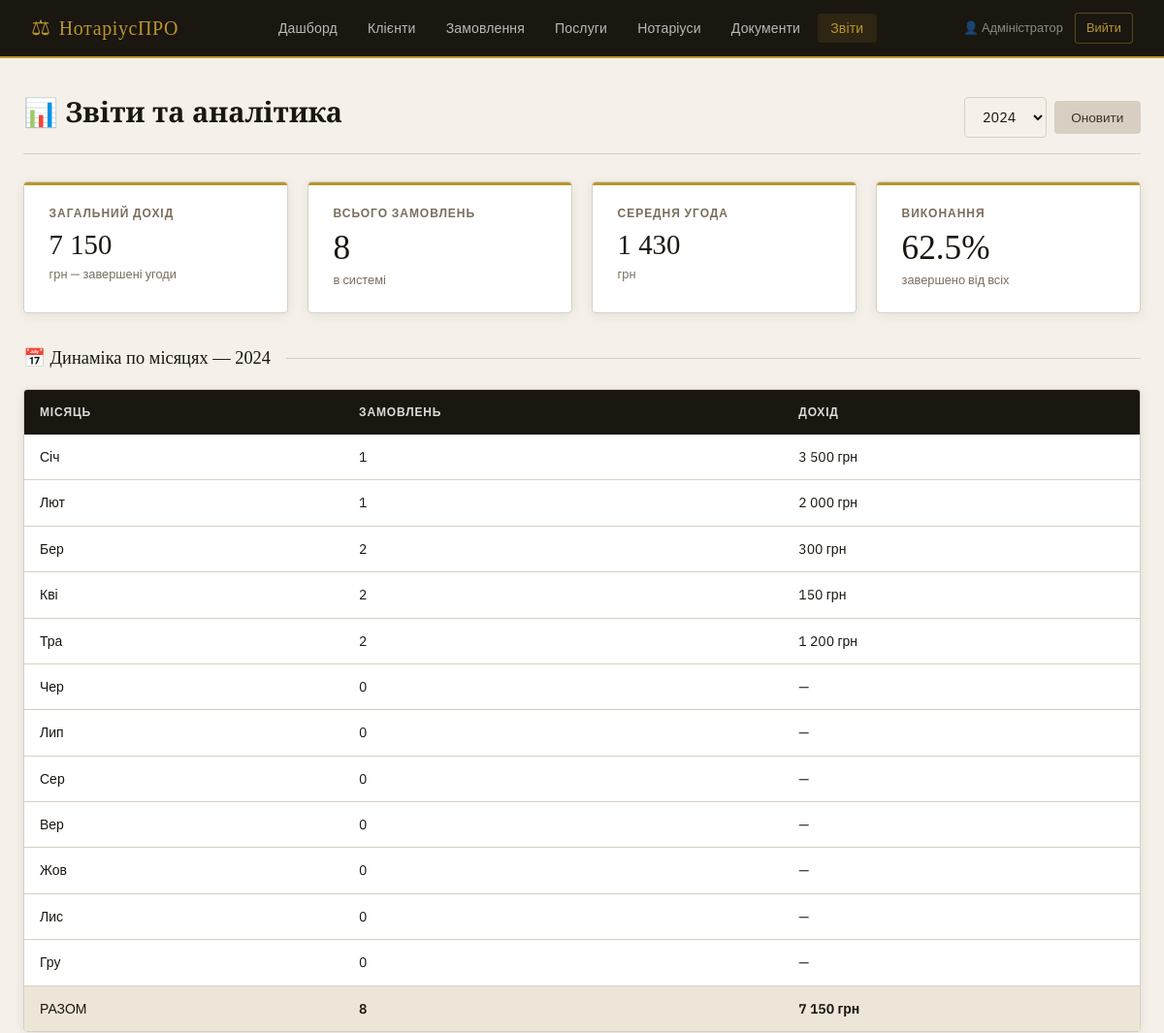
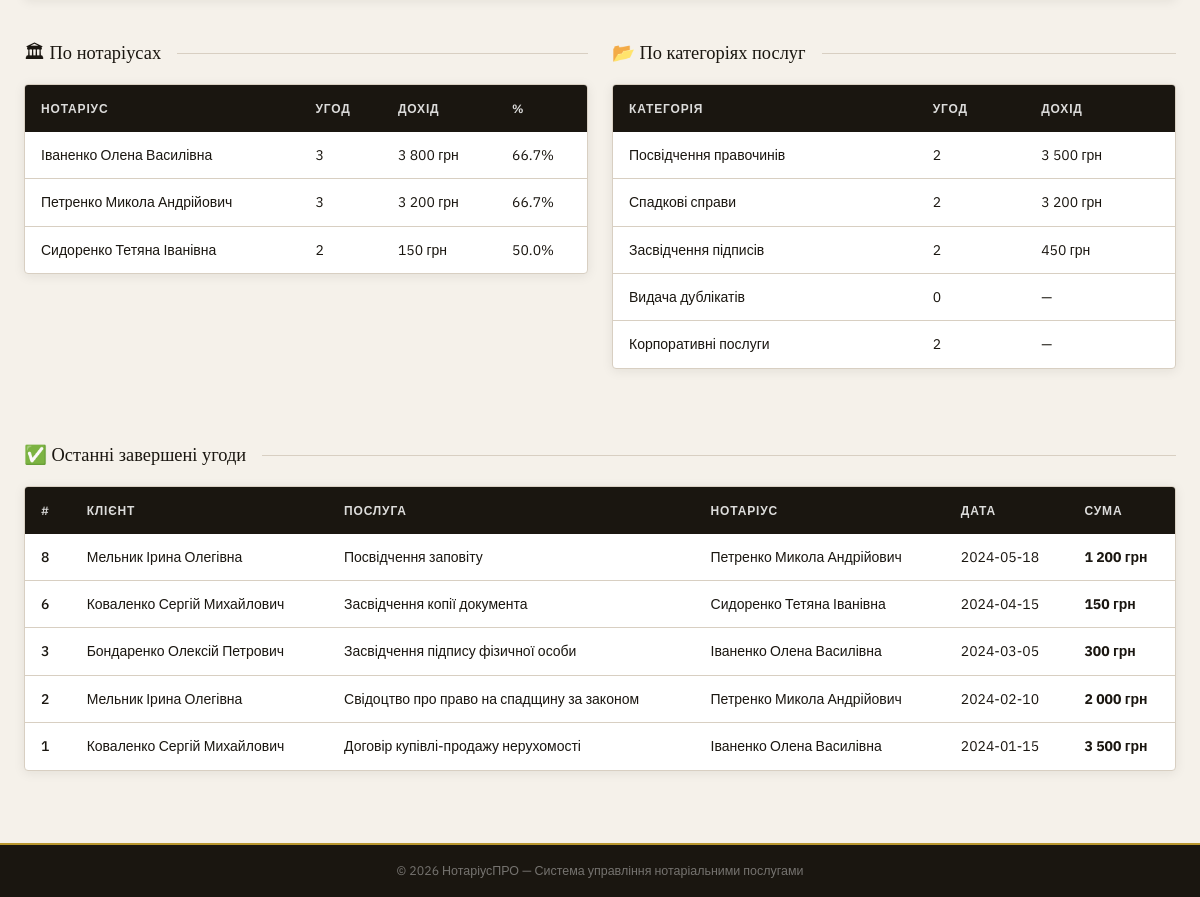
The app's page /pages/reports.php?year=2024-01-15 (signed in) with its own data (2 pictures, top to bottom).
### tables this page shows
CREATE TABLE orders (
    id           INT AUTO_INCREMENT PRIMARY KEY,
    client_id    INT NOT NULL,
    notary_id    INT NOT NULL,
    service_id   INT NOT NULL,
    order_date   DATE NOT NULL,
    status       ENUM('pending','in_progress','completed','cancelled') DEFAULT 'pending',
    total_price  DECIMAL(10,2) NOT NULL,
    notes        TEXT,
    created_at   DATETIME DEFAULT CURRENT_TIMESTAMP,
    FOREIGN KEY (client_id)  REFERENCES clients(id)  ON DELETE RESTRICT,
    FOREIGN KEY (notary_id)  REFERENCES notaries(id) ON DELETE RESTRICT,
    FOREIGN KEY (service_id) REFERENCES services(id) ON DELETE RESTRICT
);

CREATE TABLE clients (
    id            INT AUTO_INCREMENT PRIMARY KEY,
    full_name     VARCHAR(150) NOT NULL,
    passport_no   VARCHAR(20)  NOT NULL UNIQUE,
    tax_id        VARCHAR(20),
    phone         VARCHAR(20),
    email         VARCHAR(100),
    address       TEXT,
    created_at    DATETIME DEFAULT CURRENT_TIMESTAMP
);

CREATE TABLE services (
    id          INT AUTO_INCREMENT PRIMARY KEY,
    category_id INT NOT NULL,
    name        VARCHAR(200) NOT NULL,
    description TEXT,
    base_price  DECIMAL(10,2) NOT NULL DEFAULT 0.00,
    FOREIGN KEY (category_id) REFERENCES service_categories(id) ON DELETE CASCADE
);

CREATE TABLE notaries (
    id          INT AUTO_INCREMENT PRIMARY KEY,
    full_name   VARCHAR(150) NOT NULL,
    license_no  VARCHAR(50)  NOT NULL UNIQUE,
    phone       VARCHAR(20),
    email       VARCHAR(100),
    address     TEXT,
    created_at  DATETIME DEFAULT CURRENT_TIMESTAMP
);

### includes/config.php (called while the page is built, shortened)
<?php
function e(string $s): string {
    return htmlspecialchars($s, ENT_QUOTES, 'UTF-8');
}

### pages/reports.php (the view, shortened to what this page needs)
<?php
require_once __DIR__ . '/../includes/config.php';
$db = getDB();
$year  = (int)($_GET['year']  ?? date('Y'));
$totalRevenue   = $db->query("SELECT COALESCE(SUM(total_price),0) FROM orders WHERE status='completed'")->fetchColumn();
$totalOrders    = $db->query("SELECT COUNT(*) FROM orders")->fetchColumn();
$avgOrder       = $db->query("SELECT COALESCE(AVG(total_price),0) FROM orders WHERE status='completed'")->fetchColumn();
$completionRate = $db->query("SELECT ROUND(SUM(status='completed')/COUNT(*)*100,1) FROM orders")->fetchColumn();
$byMonth = $db->prepare("
    SELECT MONTH(order_date) AS m,
           COUNT(*) AS cnt,
           COALESCE(SUM(CASE WHEN status='completed' THEN total_price END),0) AS revenue
    FROM orders WHERE YEAR(order_date)=?
    GROUP BY MONTH(order_date) ORDER BY m");
$byMonth->execute([$year]);
$monthlyData = $byMonth->fetchAll(PDO::FETCH_ASSOC);
$monthMap = array_column($monthlyData, null, 'm');
$byNotary = $db->query("
    SELECT n.full_name,
           COUNT(o.id) AS cnt,
           COALESCE(SUM(CASE WHEN o.status='completed' THEN o.total_price END),0) AS revenue,
           ROUND(SUM(o.status='completed')/COUNT(o.id)*100,1) AS rate
    FROM notaries n LEFT JOIN orders o ON o.notary_id=n.id
    GROUP BY n.id ORDER BY revenue DESC")->fetchAll();
$byCategory = $db->query("
    SELECT sc.name,
           COUNT(o.id) AS cnt,
           COALESCE(SUM(CASE WHEN o.status='completed' THEN o.total_price END),0) AS revenue
    FROM service_categories sc
    LEFT JOIN services s ON s.category_id=sc.id
    LEFT JOIN orders o ON o.service_id=s.id
    GROUP BY sc.id ORDER BY revenue DESC")->fetchAll();
$recentCompleted = $db->query("
    SELECT o.id, c.full_name AS client, s.name AS service,
           n.full_name AS notary, o.order_date, o.total_price
    FROM orders o
    JOIN clients c ON c.id=o.client_id
    JOIN services s ON s.id=o.service_id
    JOIN notaries n ON n.id=o.notary_id
    WHERE o.status='completed' ORDER BY o.order_date DESC LIMIT 10")->fetchAll();
$months_ua = ['','Січ','Лют','Бер','Кві','Тра','Чер','Лип','Сер','Вер','Жов','Лис','Гру'];
include __DIR__ . '/../includes/header.php';
?>
<div class="page-header">
  <h1>📊 Звіти та аналітика</h1>
  <form method="get" style="display:flex;gap:.5rem;align-items:center;">
    <select name="year" style="width:auto;">
      <?php for ($y=2022;$y<=date('Y');$y++): ?>
      <option value="<?= $y ?>" <?= $y===$year?'selected':'' ?>><?= $y ?></option>
      <?php endfor; ?>
    </select>
    <button class="btn btn-secondary" type="submit">Оновити</button>
  </form>
</div>
<div class="stats-grid" style="margin-bottom:2rem;">
  <div class="stat-card">
    <div class="label">Загальний дохід</div>
    <div class="value" style="font-size:1.8rem;"><?= number_format($totalRevenue,0,',',' ') ?></div>
    <div class="sub">грн — завершені угоди</div>
  </div>
  <div class="stat-card">
    <div class="label">Всього замовлень</div>
    <div class="value"><?= $totalOrders ?></div>
    <div class="sub">в системі</div>
  </div>
  <div class="stat-card">
    <div class="label">Середня угода</div>
    <div class="value" style="font-size:1.8rem;"><?= number_format($avgOrder,0,',',' ') ?></div>
    <div class="sub">грн</div>
  </div>
  <div class="stat-card">
    <div class="label">Виконання</div>
    <div class="value"><?= $completionRate ?>%</div>
    <div class="sub">завершено від всіх</div>
  </div>
</div>
<div class="section">
  <div class="section-title">📅 Динаміка по місяцях — <?= $year ?></div>
  <div class="table-wrap">
    <table>
      <thead><tr><th>Місяць</th><th>Замовлень</th><th>Дохід</th></tr></thead>
      <tbody>
        <?php for ($m=1;$m<=12;$m++):
          $d = $monthMap[$m] ?? ['cnt'=>0,'revenue'=>0]; ?>
        <tr>
          <td><?= $months_ua[$m] ?></td>
          <td><?= $d['cnt'] ?></td>
          <td><?= $d['revenue']>0 ? number_format($d['revenue'],0,',',' ').' грн' : '—' ?></td>
        </tr>
        <?php endfor; ?>
        <tr style="background:var(--parchment);font-weight:600;">
          <td>РАЗОМ</td>
          <td><?= array_sum(array_column($monthlyData,'cnt')) ?></td>
          <td><?= number_format(array_sum(array_column($monthlyData,'revenue')),0,',',' ') ?> грн</td>
        </tr>
      </tbody>
    </table>
  </div>
</div>
<div style="display:grid;grid-template-columns:1fr 1fr;gap:1.5rem;margin-bottom:2rem;">
  <div class="section">
    <div class="section-title">🏛 По нотаріусах</div>
    <div class="table-wrap">
      <table>
        <thead><tr><th>Нотаріус</th><th>Угод</th><th>Дохід</th><th>%</th></tr></thead>
        <tbody>
        <?php foreach ($byNotary as $n): ?>
        <tr>
          <td><?= e($n['full_name']) ?></td>
          <td><?= $n['cnt'] ?></td>
          <td><?= number_format($n['revenue'],0,',',' ') ?> грн</td>
          <td><?= $n['rate'] ?>%</td>
        </tr>
        <?php endforeach; ?>
        </tbody>
      </table>
    </div>
  </div>
  <div class="section">
    <div class="section-title">📂 По категоріях послуг</div>
    <div class="table-wrap">
      <table>
        <thead><tr><th>Категорія</th><th>Угод</th><th>Дохід</th></tr></thead>
        <tbody>
        <?php foreach ($byCategory as $c): ?>
        <tr>
          <td><?= e($c['name']) ?></td>
          <td><?= $c['cnt'] ?></td>
          <td><?= $c['revenue']>0 ? number_format($c['revenue'],0,',',' ').' грн' : '—' ?></td>
        </tr>
        <?php endforeach; ?>
        </tbody>
      </table>
    </div>
  </div>
</div>
<div class="section">
  <div class="section-title">✅ Останні завершені угоди</div>
  <div class="table-wrap">
    <table>
      <thead><tr><th>#</th><th>Клієнт</th><th>Послуга</th><th>Нотаріус</th><th>Дата</th><th>Сума</th></tr></thead>
      <tbody>
      <?php foreach ($recentCompleted as $r): ?>
      <tr>
        <td><?= $r['id'] ?></td>
        <td><?= e($r['client']) ?></td>
        <td><?= e($r['service']) ?></td>
        <td><?= e($r['notary']) ?></td>
        <td><?= e($r['order_date']) ?></td>
        <td><strong><?= number_format($r['total_price'],0,',',' ') ?> грн</strong></td>
      </tr>
      <?php endforeach; ?>
      </tbody>
    </table>
  </div>
</div>
<?php include __DIR__ . '/../includes/footer.php'; ?>

### assets/css/style.css (style rules this page uses)
:root { --cream: #f5f1ea; --parchment:#ede6d8; --gold: #b8962e; --gold-lt: #d4af51; --ink: #1a1610; --ink-soft: #3d3528; --muted: #7a6e5e; --line: #d8cfc2; --white: #ffffff; --red: #b03a2e; --green: #2e7d4f; --blue: #1a4a6e; --orange: #c0622a; --font-display: 'Playfair Display', Georgia, serif; --font-body: 'IBM Plex Sans', sans-serif; --radius: 4px; --shadow: 0 2px 12px rgba(26,22,16,.08); --shadow-lg: 0 8px 32px rgba(26,22,16,.13); }
*, *::before, *::after { box-sizing: border-box; margin: 0; padding: 0; }
body { font-family: var(--font-body); background: var(--cream); color: var(--ink); font-size: 15px; line-height: 1.6; min-height: 100vh; display: flex; flex-direction: column; }
.page-header { display: flex; align-items: baseline; justify-content: space-between; margin-bottom: 1.75rem; padding-bottom: 1rem; border-bottom: 1px solid var(--line); }
.page-header h1 { font-family: var(--font-display); font-size: 1.8rem; color: var(--ink); font-weight: 700; }
.stats-grid { display: grid; grid-template-columns: repeat(auto-fit, minmax(210px, 1fr)); gap: 1.25rem; margin-bottom: 2rem; }
.stat-card { background: var(--white); border: 1px solid var(--line); border-radius: var(--radius); padding: 1.4rem 1.6rem; box-shadow: var(--shadow); position: relative; overflow: hidden; }
.stat-card::before { content: ''; position: absolute; top: 0; left: 0; right: 0; height: 3px; background: var(--gold); }
.stat-card .label { font-size: .75rem; font-weight: 600; text-transform: uppercase; letter-spacing: .08em; color: var(--muted); margin-bottom: .5rem; }
.stat-card .value { font-family: var(--font-display); font-size: 2.2rem; color: var(--ink); line-height: 1; }
.stat-card .sub { font-size: .8rem; color: var(--muted); margin-top: .4rem; }
.table-wrap { background: var(--white); border: 1px solid var(--line); border-radius: var(--radius); box-shadow: var(--shadow); overflow: auto; }
table { width: 100%; border-collapse: collapse; font-size: .875rem; }
thead th { background: var(--ink); color: rgba(255,255,255,.85); font-weight: 600; font-size: .75rem; text-transform: uppercase; letter-spacing: .07em; padding: .85rem 1rem; text-align: left; white-space: nowrap; }
tbody tr { border-bottom: 1px solid var(--line); }
tbody tr:last-child { border-bottom: none; }
tbody td { padding: .75rem 1rem; vertical-align: middle; }
tbody td:first-child { font-weight: 500; }
.btn { display: inline-flex; align-items: center; gap: .4rem; padding: .5rem 1.1rem; border: none; border-radius: var(--radius); cursor: pointer; font-family: var(--font-body); font-size: .85rem; font-weight: 500; text-decoration: none; transition: opacity .15s, transform .1s; white-space: nowrap; }
.btn-secondary { background: var(--line); color: var(--ink-soft); }
input, select, textarea { width: 100%; padding: .6rem .85rem; border: 1px solid var(--line); border-radius: var(--radius); font-family: var(--font-body); font-size: .9rem; color: var(--ink); background: var(--cream); transition: border-color .2s, box-shadow .2s; }
.section { margin-bottom: 2.5rem; }
.section-title { font-family: var(--font-display); font-size: 1.15rem; color: var(--ink); margin-bottom: 1rem; display: flex; align-items: center; gap: .5rem; }
.section-title::after { content: ''; flex: 1; height: 1px; background: var(--line); margin-left: .5rem; }

### records on screen
orders: id "8", client.full_name "Мельник Ірина Олегівна", service.name "Посвідчення заповіту", notary.full_name "Петренко Микола Андрійович", order_date "2024-05-18", total_price "1 200"
orders: id "6", client.full_name "Коваленко Сергій Михайлович", service.name "Засвідчення копії документа", notary.full_name "Сидоренко Тетяна Іванівна", order_date "2024-04-15", total_price "150"
orders: id "3", client.full_name "Бондаренко Олексій Петрович", service.name "Засвідчення підпису фізичної особи", notary.full_name "Іваненко Олена Василівна", order_date "2024-03-05", total_price "300"
orders: id "2", client.full_name "Мельник Ірина Олегівна", service.name "Свідоцтво про право на спадщину за законом", notary.full_name "Петренко Микола Андрійович", order_date "2024-02-10", total_price "2 000"
orders: id "1", client.full_name "Коваленко Сергій Михайлович", service.name "Договір купівлі-продажу нерухомості", notary.full_name "Іваненко Олена Василівна", order_date "2024-01-15", total_price "3 500"

### other values on screen
SITE_NAME "НотаріусПРО"
$u['name'] "Адміністратор"
$totalRevenue "7 150"
$totalOrders "8"
$avgOrder "1 430"
$completionRate "62.5"
$months_ua[$m] "Січ"
$d['cnt'] "1"
$d['revenue'] "3 500"
$months_ua[$m] "Лют"
$d['revenue'] "2 000"
$months_ua[$m] "Бер"
$d['cnt'] "2"
$d['revenue'] "300"
$months_ua[$m] "Кві"
